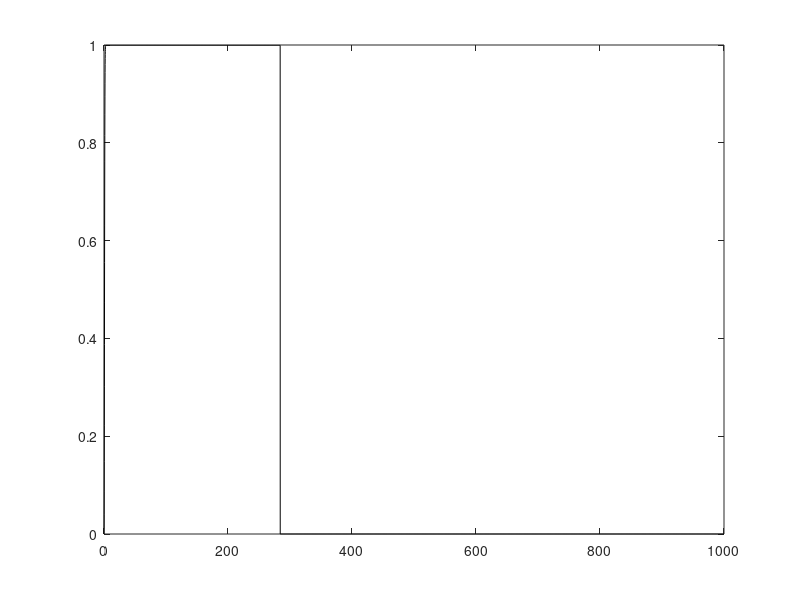

Source code (MATLAB): (Note: this script raises an error after producing the figure.)
% This is to compare use default integral funcion in a loop, and write a
% vectorize function, to evaluation the CDF.

clear; clc;
%% Defining the renewal kernals.
% First arrival time of the disruptive event
lambda_D = 1e-3;
pd_disp = makedist('exponential','mu',1/lambda_D);
% Safety barriers
p_large = 1.6e-3; % Probability of large damage, leading to state 3
eta_s = 100; beta_s = 2;
pd_t_f_s = makedist('weibull','a',eta_s,'b',beta_s); % Time to failure distribution of the safety barrier
% Time to repair distribution
eta_r = 1; beta_r = 2;
pd_t_r = makedist('weibull','a',eta_r,'b',beta_r); 

% Simulation to calculate p(t) for each state, for 0<t<T_max
evaluation_horizon = 1e3;
t = linspace(.1,evaluation_horizon,10); % Evaluate time

% Elements of f_ij
f_01 = @(x,tau) -lambda_D.*exp(-lambda_D.*x).*exp(-((tau + x)/eta_s).^beta_s).*(p_large - 1);
f_02 = @(x,tau) lambda_D.*exp(-lambda_D.*x).*(exp(-((tau + x)/eta_s).^beta_s) - 1).*(p_large - 1);
f_03 = @(x,tau) lambda_D.*p_large.*exp(-lambda_D.*x);
f_20 = @(x,tau) (beta_r.*exp(-(x./eta_r).^beta_r).*exp(-lambda_D.*x).*(x./eta_r).^(beta_r - 1))./eta_r;
f_23 = @(x,tau) lambda_D.*exp(-(x./eta_r).^beta_r).*exp(-lambda_D.*x);

%% Test set-up
n_test = 1e4;
evaluation_horizon = 1e3;
test_x = linspace(0,evaluation_horizon,n_test); % Test points.
cdf_default = zeros(1,n_test); % Initial values for the result: Default method.
% cdf_test = zeros(1,n_test); % Initial values for the result: Tested method.
tau = 0;

cal_Q_01 = @(x,tau) integral(@(t)f_01(t,tau),0,x);
cal_Q_02 = @(x,tau) integral(@(t)f_02(t,tau),0,x);
cal_Q_03 = @(x,tau) integral(@(t)f_03(t,tau),0,x);
cal_Q_20 = @(x,tau) integral(@(t)f_20(t,tau),0,x);
cal_Q_23 = @(x,tau) integral(@(t)f_23(t,tau),0,x);

test_Q = cal_Q_20;
test_f = f_20;

%% Default method
tic;
for i = 1:n_test
    cdf_default(i) = test_Q(test_x(i),tau);
end
toc
figure
plot(test_x,cdf_default,'-k');
hold on;

%% Cumulative integration
tic;
cdf_test = int_cum(test_f,test_x',tau*ones(size(test_x')));
toc
plot(test_x,cdf_test,'--r')

[max_relative_error, position] = max((cdf_test'-cdf_default)./cdf_default)

%% Cumulative integration
function cdf = int_cum(cal_pdf,x,tau)
    pdf = cal_pdf(x,tau);
    cdf = cumtrapz(x,pdf);
end